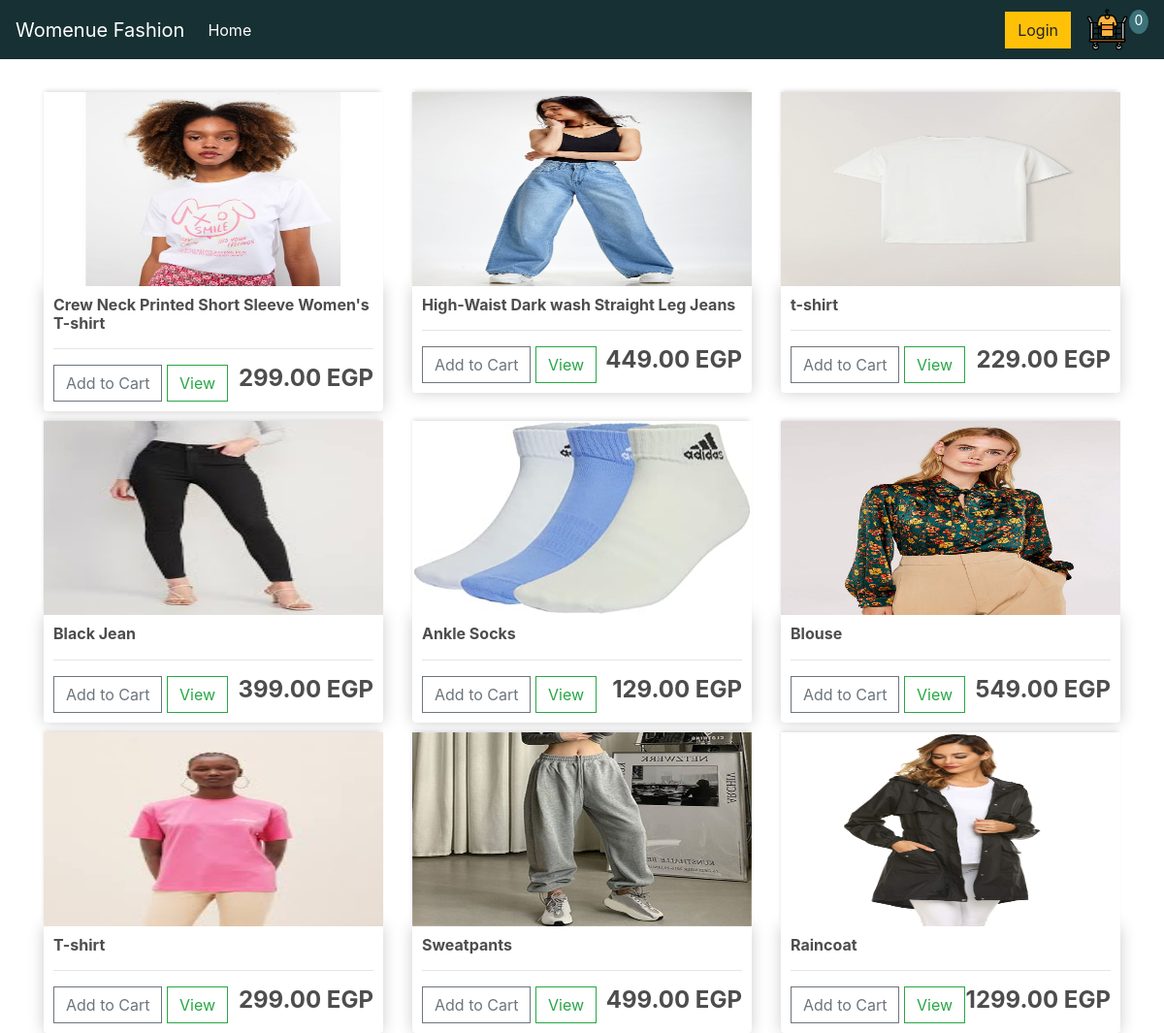
The page / on the database its author committed.
### store/models.py (models this page shows, shortened)
class Product(models.Model):
    name=models.CharField(max_length=100)
    price=models.FloatField()
    digital=models.BooleanField(default=False,null=True,blank=False)
    image=models.ImageField(null=True,blank=True)
    @property
    def imageUrl(self):
        try:
            imageurl=self.image.url
        except:
            imageurl=''
        return imageurl

### store/views.py (the view)
# urls.py: path('',include('store.urls'))
def store(request):
    products=Product.objects.all()
    context={'products':products}
    return render(request,'store/store.html',context)

### store/templates/store/store.html
{% extends 'store/main.html' %}
{% load static %}
{% block content %}
    <div class="row" >
        {% for product in products %}
           <div class="col-lg-4">
               <img class="thumbnail" src="{{ product.imageUrl }}">
               <div class="box-element product">
                   <h6><strong>{{ product.name }}</strong></h6>
                   <hr>
                   <button data-product='{{ product.id }}' data-action="add" class="btn btn-outline-secondary add-btn update-cart" >Add to Cart</button>
                   <a class="btn btn-outline-success" href="#">View</a>
                   <h4 style="display: inline-block; float: right"><strong>{{ product.price|floatformat:2 }} EGP</strong></h4>
               </div>
           </div>
        {% endfor %}
    </div>
{% endblock content %}

### store/templates/store/main.html (shortened to what this page needs)
<!DOCTYPE html>
{% load static %}
<html>
    <head>
        <link rel="stylesheet" href="https://stackpath.bootstrapcdn.com/bootstrap/4.4.1/css/bootstrap.min.css"
>
        <link rel="stylesheet" type="text/css" href="{% static 'css/main.css' %}">
     </head>
     <body>
         <nav class="navbar navbar-expand-lg navbar-dark bg-dark">
	  <a class="navbar-brand" href="{% url 'store' %}">Womenue Fashion</a>
	  <div class="collapse navbar-collapse" id="navbarSupportedContent">
            <ul class="navbar-nav mr-auto">
              <li class="nav-item active">
                <a class="nav-link" href="{% url 'store' %}">Home <span class="sr-only">(current)</span></a>
              </li>
            </ul>
            <div class="form-inline my-2 my-lg-0">
                <a href="#"class="btn btn-warning">Login</a>
                <a href="{% url 'cart' %}">
                    <img  id="cart-icon" src="{% static 'images/cart2.png' %}">
                </a>
                <p id="cart-total">0</p>
            </div>
	  </div>
	</nav>
         <div class="container">
             <br>
             {% block content %}
             {% endblock content %}
         </div>
     </body>
</html>

### static/css/main.css (style rules this page uses)
body { background-color: hsl(0, 0%, 100%); }
h1,h2,h3,h4,h5,h6 { color:hsl(0, 0%, 30%); }
.box-element { box-shadow:hsl(0, 0%, 80%) 0 0 16px; background-color: #fff; border-radius: 4px; padding: 10px; }
.thumbnail { width: 100%; height: 200px; -webkit-box-shadow: -1px -3px 5px -2px rgba(214,214,214,1); -moz-box-shadow: -1px -3px 5px -2px rgba(214,214,214,1); box-shadow: -1px -3px 5px -2px rgba(214,214,214,1); }
.product { border-radius: 0 0 4px 4px; }
.bg-dark { background-color: #163033 !important; }
#cart-icon { width:45px; display: inline-block; margin-left: 15px; }
#cart-total { display: block; text-align: center; color:#fff; background-color: #3c7279; width: 20px; height: 25px; border-radius: 50%; font-size: 14px; }
.col-lg-4, .col-lg-6, .col-lg-8, .col-lg-12 { margin-top: 10px; }
.btn { border-radius: 0; }

### rows shown on the page
Product: imageUrl (picture), name "Crew Neck Printed Short Sleeve Women's T-shirt", price "299.00"
Product: imageUrl (picture), name "High-Waist Dark wash Straight Leg Jeans", price "449.00"
Product: imageUrl (picture), name "t-shirt", price "229.00"
Product: imageUrl (picture), name "Black Jean", price "399.00"
Product: imageUrl (picture), name "Ankle Socks", price "129.00"
Product: imageUrl (picture), name "Blouse", price "549.00"
Product: imageUrl (picture), name "T-shirt", price "299.00"
Product: imageUrl (picture), name "Sweatpants", price "499.00"
Product: imageUrl (picture), name "Raincoat", price "1299.00"
